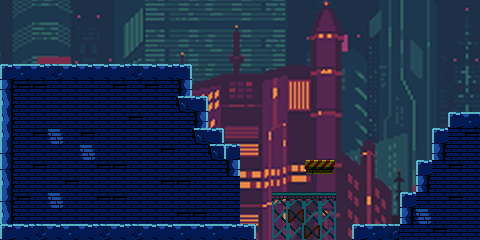

This game map was drawn from its Tiled (.tmx) file and the tilesets committed beside it. A one-line description and the full map source follow:
An orthogonal 30x15 tile map with 16x16 px tiles, 2 tile layers (Map, Ground), 1 image layer and 23 objects.

<map version="1.2" tiledversion="2019.11.20" orientation="orthogonal" renderorder="right-down" compressionlevel="0" width="30" height="15" tilewidth="16" tileheight="16" infinite="0" nextlayerid="7" nextobjectid="95">
 <tileset firstgid="1" source="../Tilesets/City.tsx" />
 <imagelayer id="2" name="Background" offsetx="-1406.82" offsety="-69.4124">
  <image source="../Images/Background_16.png" width="2400" height="400" />
 </imagelayer>
 <layer id="3" name="Map" width="30" height="15">
  <data encoding="csv">
0,0,0,0,0,0,0,0,0,0,0,0,0,0,0,0,0,0,0,0,0,0,0,0,0,0,0,0,0,0,
0,0,0,0,0,0,0,0,0,0,0,0,0,0,0,0,0,0,0,0,0,0,0,0,0,0,0,0,0,0,
0,0,0,0,0,0,0,0,0,0,0,0,0,0,0,0,0,0,0,0,0,0,0,0,0,0,0,0,0,0,
0,0,0,0,0,0,0,0,0,0,0,0,0,0,0,0,0,0,0,0,0,0,0,0,0,0,0,0,0,0,
0,0,0,0,0,0,0,0,0,0,0,0,0,0,0,0,0,0,0,0,0,0,0,0,0,0,0,0,0,0,
0,227,227,213,213,213,213,227,213,227,213,0,0,0,0,0,0,0,0,0,0,0,0,0,0,0,0,0,0,0,
0,213,213,213,244,213,213,213,213,213,213,0,0,0,0,0,0,0,0,0,0,0,0,0,0,0,0,0,0,0,
213,213,213,213,244,213,213,213,229,213,213,213,0,0,0,0,0,0,0,0,0,0,0,0,0,0,0,0,0,0,
213,213,229,228,213,227,213,213,213,244,213,213,0,0,0,0,0,0,0,0,0,0,0,0,0,0,0,0,213,227,
0,213,213,213,213,228,213,213,213,213,229,213,213,0,0,0,0,0,0,0,0,0,0,0,0,0,0,0,213,213,
0,213,227,213,213,213,227,227,213,213,213,213,213,213,230,0,0,0,0,0,0,0,0,0,0,0,0,213,227,213,
0,213,213,213,227,213,213,244,213,242,229,229,213,243,213,0,0,0,0,0,0,0,0,0,0,0,0,213,213,213,
0,229,213,228,213,244,229,229,213,213,213,213,213,213,213,0,0,0,0,0,0,0,0,0,0,0,213,213,229,213,
0,213,213,213,213,213,213,213,213,213,213,229,227,244,213,0,0,0,0,0,0,0,0,0,0,0,228,213,213,213,
0,213,213,213,213,213,213,213,213,213,213,213,213,213,213,0,0,0,0,0,0,0,0,0,0,213,213,229,213,213
</data>
 </layer>
 <layer id="1" name="Ground" width="30" height="15">
  <data encoding="csv">
0,0,0,0,0,0,0,0,0,0,0,0,0,0,0,0,0,0,0,0,0,0,0,0,0,0,0,0,0,0,
0,0,0,0,0,0,0,0,0,0,0,0,0,0,0,0,0,0,0,0,0,0,0,0,0,0,0,0,0,0,
0,0,0,0,0,0,0,0,0,0,0,0,0,0,0,0,0,0,0,0,0,0,0,0,0,0,0,0,0,0,
0,0,0,0,0,0,0,0,0,0,0,0,0,0,0,0,0,0,0,0,0,0,0,0,0,0,0,0,0,0,
211,216,198,217,198,198,198,198,217,198,198,215,0,0,0,0,0,0,0,0,0,0,0,0,0,0,0,0,0,0,
226,0,0,0,0,0,0,0,0,0,0,230,0,0,0,0,0,0,0,0,0,0,0,0,0,0,0,0,0,0,
241,0,0,0,0,0,0,0,0,0,0,214,215,0,0,0,0,0,0,0,0,0,0,0,0,0,0,0,0,0,
241,0,0,0,0,0,0,0,0,0,0,0,230,0,0,0,0,0,0,0,0,0,0,0,0,0,0,0,197,216,
241,0,0,0,0,0,0,0,0,0,0,0,214,215,0,0,0,0,0,0,0,0,0,0,0,0,0,197,0,0,
226,0,0,0,0,0,0,0,0,0,0,0,0,214,197,0,0,0,0,0,0,0,0,0,0,0,0,226,0,0,
226,0,0,0,0,0,0,0,0,0,0,0,0,0,0,0,0,0,0,70,56,0,0,0,0,0,197,0,0,0,
241,0,0,0,0,0,0,0,0,0,0,0,0,0,0,0,0,0,0,0,0,0,0,0,0,0,226,0,0,0,
226,0,0,0,0,0,0,0,0,0,0,0,0,0,0,0,0,10,10,10,10,0,0,0,0,197,0,0,0,0,
241,0,0,0,0,0,0,0,0,0,0,0,0,0,0,0,0,40,25,40,40,0,0,0,0,226,0,0,0,0,
197,198,217,198,216,198,217,198,217,198,198,216,198,216,198,215,0,40,40,25,40,0,197,216,212,0,0,0,0,0
</data>
 </layer>
 <objectgroup id="5" name="Collision">
  <object id="70" x="0" y="64" width="192" height="16">
   <properties>
    <property name="name" value="collider" />
   </properties>
  </object>
  <object id="71" x="176" y="80" width="16" height="32">
   <properties>
    <property name="name" value="collider" />
   </properties>
  </object>
  <object id="72" x="192" y="96" width="16" height="48">
   <properties>
    <property name="name" value="collider" />
   </properties>
  </object>
  <object id="73" x="208" y="128" width="16" height="32">
   <properties>
    <property name="name" value="collider" />
   </properties>
  </object>
  <object id="74" x="224" y="144" width="16" height="16">
   <properties>
    <property name="name" value="collider" />
   </properties>
  </object>
  <object id="75" x="304" y="160" width="32" height="16">
   <properties>
    <property name="name" value="collider" />
   </properties>
  </object>
  <object id="77" x="272" y="192" width="64" height="48">
   <properties>
    <property name="name" value="collider" />
   </properties>
  </object>
  <object id="78" x="0" y="80" width="16" height="160">
   <properties>
    <property name="name" value="collider" />
   </properties>
  </object>
  <object id="79" x="16" y="224" width="240" height="16">
   <properties>
    <property name="name" value="collider" />
   </properties>
  </object>
  <object id="80" x="352" y="224" width="48" height="16">
   <properties>
    <property name="name" value="collider" />
   </properties>
  </object>
  <object id="81" x="400" y="192" width="16" height="48">
   <properties>
    <property name="name" value="collider" />
   </properties>
  </object>
  <object id="82" x="416" y="160" width="16" height="32">
   <properties>
    <property name="name" value="collider" />
   </properties>
  </object>
  <object id="83" x="432" y="128" width="16" height="32">
   <properties>
    <property name="name" value="collider" />
   </properties>
  </object>
  <object id="84" x="448" y="112" width="64" height="16">
   <properties>
    <property name="name" value="collider" />
   </properties>
  </object>
  <object id="86" x="-16" y="-48" width="16" height="144">
   <properties>
    <property name="name" value="collider" />
   </properties>
  </object>
  <object id="87" x="48" y="208" width="16" height="16">
   <properties>
    <property name="name" value="spawn" />
   </properties>
  </object>
  <object id="88" x="128" y="208" width="16" height="16">
   <properties>
    <property name="name" value="enemy" />
   </properties>
  </object>
  <object id="89" x="208" y="176" width="32" height="48">
   <properties>
    <property name="doorID" type="int" value="1" />
    <property name="name" value="locked" />
   </properties>
  </object>
  <object id="90" x="448" y="64" width="32" height="48">
   <properties>
    <property name="doorID" type="int" value="0" />
    <property name="name" value="locked" />
   </properties>
  </object>
  <object id="91" x="480" y="-32" width="16" height="80">
   <properties>
    <property name="name" value="collider" />
   </properties>
  </object>
  <object id="92" x="176" y="208" width="16" height="16">
   <properties>
    <property name="keyID" type="int" value="1" />
    <property name="name" value="pickup" />
   </properties>
  </object>
  <object id="93" x="32" y="48" width="16" height="16">
   <properties>
    <property name="keyID" type="int" value="0" />
    <property name="name" value="pickup" />
   </properties>
  </object>
  <object id="94" x="112" y="48" width="16" height="16">
   <properties>
    <property name="name" value="enemy" />
   </properties>
  </object>
 </objectgroup>
</map>
